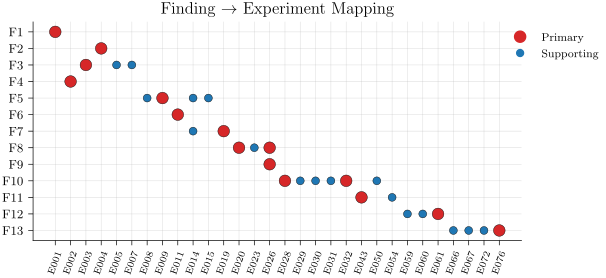

Python code for this plot:
# P35_v2: Dot-matrix view of Finding -> E-ID mapping (alternative framing).
# Y axis: Findings F1-F13. X axis: E-IDs (selected). Dot if cited; dot color = primary vs supporting.
# Visualizes: All Findings + E-IDs
# DATA: inline from content_masterarbeit.md
import sys
from pathlib import Path
sys.path.insert(0, str(Path(__file__).parent.parent))
from plot_utils import figsize
import matplotlib.pyplot as plt
import numpy as np

mapping = {
    "F1":  {"E001": "p"},
    "F2":  {"E004": "p"},
    "F3":  {"E003": "p", "E005": "s", "E007": "s"},
    "F4":  {"E002": "p"},
    "F5":  {"E008": "s", "E009": "p", "E014": "s", "E015": "s"},
    "F6":  {"E011": "p"},
    "F7":  {"E014": "s", "E019": "p"},
    "F8":  {"E020": "p", "E023": "s", "E026": "p"},
    "F9":  {"E026": "p"},
    "F10": {"E028": "p", "E029": "s", "E030": "s", "E031": "s", "E032": "p", "E050": "s"},
    "F11": {"E043": "p", "E054": "s"},
    "F12": {"E059": "s", "E060": "s", "E061": "p"},
    "F13": {"E066": "s", "E067": "s", "E072": "s", "E076": "p"},
}

findings = list(mapping.keys())
all_es = sorted({e for d in mapping.values() for e in d.keys()})

fig, ax = plt.subplots(figsize=figsize(1.0, ratio=0.45))
for fi, f in enumerate(findings):
    for ei, e in enumerate(all_es):
        kind = mapping[f].get(e)
        if kind is None: continue
        c = "#d62728" if kind == "p" else "#1f77b4"
        ax.scatter(ei, fi, color=c, s=70 if kind == "p" else 32,
                   edgecolor="black", lw=0.3, zorder=3)
ax.set_xticks(range(len(all_es))); ax.set_xticklabels(all_es, rotation=70, fontsize=7.5)
ax.set_yticks(range(len(findings))); ax.set_yticklabels(findings, fontsize=9)
ax.set_title("Finding $\\to$ Experiment Mapping")
ax.invert_yaxis()
ax.spines[["top", "right"]].set_visible(False)
ax.grid(True, lw=0.4, alpha=0.4, zorder=0)

# Legend
from matplotlib.lines import Line2D
handles = [Line2D([], [], marker="o", color="#d62728", lw=0, ms=8, label="Primary"),
           Line2D([], [], marker="o", color="#1f77b4", lw=0, ms=5, label="Supporting")]
ax.legend(handles=handles, frameon=False, fontsize=8.5, loc="upper right",
          bbox_to_anchor=(1.18, 1.0))

fig.savefig(Path(__file__).with_suffix(".pdf"))
